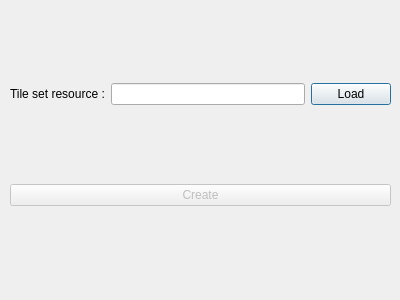
<?xml version="1.0" encoding="UTF-8"?>
<ui version="4.0">
 <class>NewMap</class>
 <widget class="QDialog" name="NewMap">
  <property name="geometry">
   <rect>
    <x>0</x>
    <y>0</y>
    <width>400</width>
    <height>300</height>
   </rect>
  </property>
  <property name="windowTitle">
   <string>New map</string>
  </property>
  <widget class="QWidget" name="verticalLayoutWidget">
   <property name="geometry">
    <rect>
     <x>10</x>
     <y>10</y>
     <width>381</width>
     <height>271</height>
    </rect>
   </property>
   <layout class="QVBoxLayout" name="verticalLayout">
    <item>
     <layout class="QHBoxLayout" name="horizontalLayout">
      <item>
       <widget class="QLabel" name="tilelbl">
        <property name="text">
         <string>Tile set resource :</string>
        </property>
       </widget>
      </item>
      <item>
       <widget class="QLineEdit" name="tilele"/>
      </item>
      <item>
       <widget class="QPushButton" name="tilebtn">
        <property name="text">
         <string>Load</string>
        </property>
       </widget>
      </item>
     </layout>
    </item>
    <item>
     <widget class="QPushButton" name="createbtn">
      <property name="enabled">
       <bool>false</bool>
      </property>
      <property name="text">
       <string>Create</string>
      </property>
     </widget>
    </item>
   </layout>
  </widget>
  <zorder>verticalLayoutWidget</zorder>
  <zorder>createbtn</zorder>
 </widget>
 <resources/>
 <connections/>
</ui>
